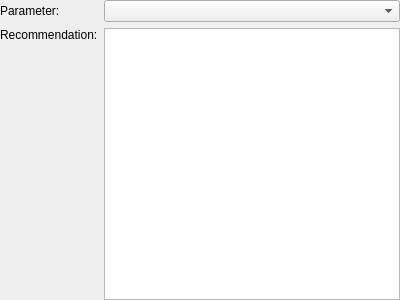
<?xml version="1.0" encoding="UTF-8"?>
<ui version="4.0">
 <class>ParameterValueForm</class>
 <widget class="QWidget" name="ParameterValueForm">
  <property name="geometry">
   <rect>
    <x>0</x>
    <y>0</y>
    <width>400</width>
    <height>300</height>
   </rect>
  </property>
  <property name="windowTitle">
   <string>Form</string>
  </property>
  <property name="locale">
   <locale language="English" country="UnitedStates"/>
  </property>
  <layout class="QGridLayout" name="gridLayout">
   <property name="leftMargin">
    <number>0</number>
   </property>
   <property name="topMargin">
    <number>0</number>
   </property>
   <property name="rightMargin">
    <number>0</number>
   </property>
   <property name="bottomMargin">
    <number>0</number>
   </property>
   <item row="0" column="0">
    <widget class="QLabel" name="parameterLabel">
     <property name="text">
      <string>Parameter:</string>
     </property>
    </widget>
   </item>
   <item row="0" column="1">
    <widget class="QComboBox" name="parameterComboBox"/>
   </item>
   <item row="1" column="0">
    <widget class="QLabel" name="recommendationLabel">
     <property name="text">
      <string>Recommendation:</string>
     </property>
     <property name="alignment">
      <set>Qt::AlignLeading|Qt::AlignLeft|Qt::AlignTop</set>
     </property>
    </widget>
   </item>
   <item row="1" column="1">
    <widget class="QTextEdit" name="recommendationTextEdit">
     <property name="sizePolicy">
      <sizepolicy hsizetype="Expanding" vsizetype="Expanding">
       <horstretch>0</horstretch>
       <verstretch>0</verstretch>
      </sizepolicy>
     </property>
    </widget>
   </item>
  </layout>
 </widget>
 <resources/>
 <connections/>
</ui>
